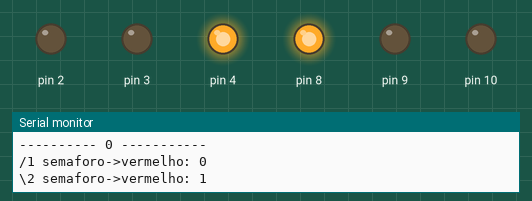
This sketch was run on a simulated Arduino Uno, built with avr-gcc and run on an emulated ATmega328P. On the bench: output pins drawn as LEDs (lit = HIGH), the last lines printed to the serial monitor.

Above: at 1.0 s.
At 2.5 s:
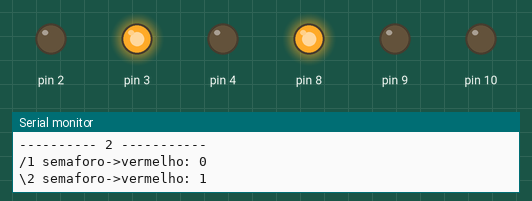
At 4.0 s:
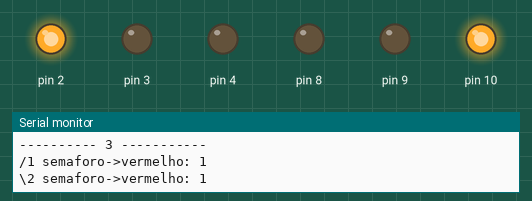
At 5.5 s:
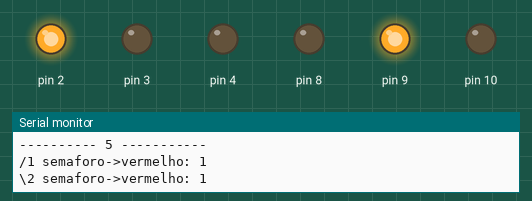
Timing chart, 0 to 7.9 s (numbered marks = the images above):
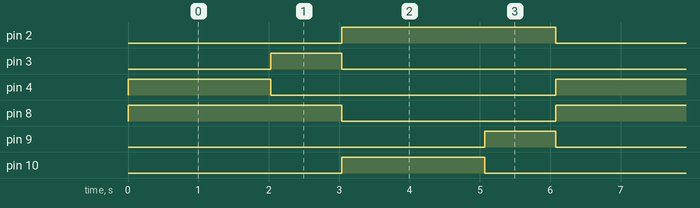

Measured:
- by itself, pin 2, pin 8: alternates HIGH for 3.1 s and LOW for 3.1 s
- by itself, pin 3, pin 9: alternates HIGH for 1.0 s and LOW for 5.1 s
- by itself, pin 4, pin 10: alternates HIGH for 2.0 s and LOW for 4.1 s

The sketch:

exercicio2.ino
```cpp
class Led {
    private:
        unsigned int portaDeSaida;
        bool estadoDoLed;
    public:
        Led(unsigned int portaDeSaida) {
            this->portaDeSaida = portaDeSaida;
            this->estadoDoLed = false;
        }
        void declaraLed() {
            pinMode(this->portaDeSaida, OUTPUT);
        }
        bool getEstadoDoLed() {
            return this->estadoDoLed;
        }
        bool alternaEstadoLed() {
            if (this->getEstadoDoLed())
                return this->desligaLed();
            return this->ligaLed();
        }
        bool ligaLed() {
            digitalWrite(this->portaDeSaida, HIGH);
            this->estadoDoLed = true;
            return this->estadoDoLed;
        }
        bool desligaLed() {
            digitalWrite(this->portaDeSaida, LOW);
            this->estadoDoLed = false;
            return this->estadoDoLed;
        }
        ~Led(){}
};

class ledPiscante : public Led {
    private:
        bool *vetorControle;
        unsigned int piscadas;
        void incrementadorDePiscadas() {
            this->piscadas++;
        }
    public:
        ledPiscante(int portaDeSaida, int segundos, bool* vetor) : Led(portaDeSaida) {
            this->piscadas = 0;
            this->criaVetorDeControle(segundos,vetor);
        }
        void criaVetorDeControle(int segundos, bool* vetor) {
            this->vetorControle = new bool[segundos];
            for (int i = 0; i < segundos; i++)
                this->vetorControle[i] = vetor[i];
        }
        bool testaModuloLed(int segundos) {
            if (this->vetorControle[segundos])
                return this->ligaLedIncrementando();
            return this->desligaLed();
        }
        bool ligaLedIncrementando() {
            if (!this->getEstadoDoLed()){
                this->incrementadorDePiscadas();
                return this->ligaLed();
            }
            return false;
        }
        unsigned int getPiscadas() {
            return this->piscadas;
        }
        void freeVetor(){
            delete[] this->vetorControle;
        }
        ~ledPiscante(){
            freeVetor();
        }
};

#define TEMPOMAXDOSCICLOS 7
bool verde[2][TEMPOMAXDOSCICLOS] = {
    {true,true,false,false,false,false,true},
    {false,false,false,true,true,false,false}
};
bool amarelo[2][TEMPOMAXDOSCICLOS] = {
    {false,false,true,false,false,false,false},
    {false,false,false,false,false,true,false}
};
bool vermelho[2][TEMPOMAXDOSCICLOS] = {
    {false,false,false,true,true,true,false},
    {true,true,true,false,false,false,true}
};


ledPiscante verde0 = ledPiscante(4,TEMPOMAXDOSCICLOS,verde[0]);
ledPiscante amarelo0 = ledPiscante(3,TEMPOMAXDOSCICLOS,amarelo[0]);
ledPiscante vermelho0 = ledPiscante(2,TEMPOMAXDOSCICLOS,vermelho[0]);

ledPiscante verde1 = ledPiscante(10,TEMPOMAXDOSCICLOS,verde[1]);
ledPiscante amarelo1 = ledPiscante(9,TEMPOMAXDOSCICLOS,amarelo[1]);
ledPiscante vermelho1 = ledPiscante(8,TEMPOMAXDOSCICLOS,vermelho[1]);


typedef struct Semaforos{
    ledPiscante* semaforo[2][3];
    void declaraEstruturaDeLeds();
    void testaOsSemaforos(int segundos);
}SEMAFOROS;
void SEMAFOROS::declaraEstruturaDeLeds(){
    for (int i = 0; i < 2; i++) {
        for (int j = 0; j < 3; j++){
            semaforo[i][j]->declaraLed();
        }
    }
}
void SEMAFOROS::testaOsSemaforos(int segundos){
    for (int i = 0; i < 2; i++){
        for (int j = 0; j < 3; j++){
            semaforo[i][j]->testaModuloLed(segundos);
        }
    }
}
SEMAFOROS semaforo{{{&verde0 , &amarelo0, &vermelho0},{&verde1, &amarelo1, &vermelho1}}};

void mostraVesesQueLedVermelhoPiscou(unsigned long segundos) {
    Serial.print("---------- ");
    Serial.print(segundos);
    Serial.println(" -----------");
    Serial.print("/1 semaforo->vermelho: ");
    Serial.println(vermelho0.getPiscadas());
    Serial.print("\\2 semaforo->vermelho: ");
    Serial.println(vermelho1.getPiscadas());
}

void setup() {
    semaforo.declaraEstruturaDeLeds();
    Serial.begin(9600);
}

void loop() {
    for (unsigned long segundos = 0; 1; segundos++) {
        semaforo.testaOsSemaforos(segundos % 6);
        mostraVesesQueLedVermelhoPiscou(segundos);
        delay(1000);
    }
}
```
